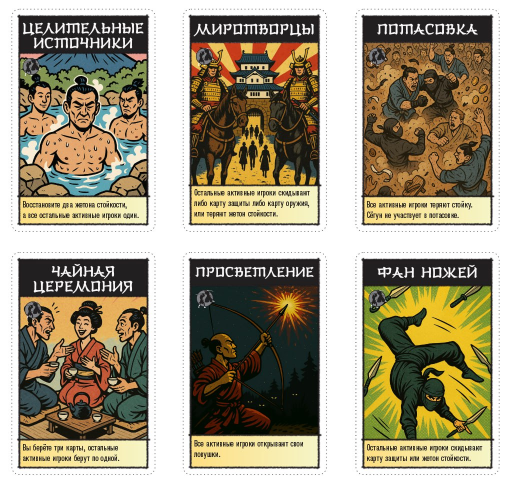
#> input picture ref/old/photo_2025-07-04_00-54-20.jpg, 1031 x 974 px (shown at 1/2 size)
$ python -i offset_check.py   (imports and definitions only)
#> lines starting #> are read from the running program, lines starting #| are printed output that depends on the picture
#!/usr/bin/env python3
# -*- coding: utf-8 -*-
"""Проверка арта по трём критериям пригодности к офсету.

Критерии выведены 31.08.2026 замером шести забракованных карт против двух
починенных (см. SKILL.md, раздел «Пригодность к офсету»):

  светлое поле   >= 20%   доля кадра с L*>75 после прогона через Fogra39
  контраст теней >= 6.0   среднее |L - локальное среднее| внутри L*<35

Третий критерий из SKILL.md - «один субъект занимает >= трети кадра» - здесь
НЕ проверяется, и это осознанно. Прокси через крупнейшую связную область
одного тона проверен и отвергнут: удачная «Метка убийцы» получает по нему 20%
и заваливается, а перегруженный «Победный удар» - 37% и проходит. Метрика
меряет самое большое однотонное пятно, а не доминирующий субъект. Доминанту
проверяет глаз на превью (шаг 5 скилла).

Крупнейшее пятно печатается справочно - как индикатор дробности, не как зачёт.

ОСТОРОЖНО С МЕЛКИМ ИСХОДНИКОМ. Ширина нормируется до 900 px, но информацию это
не возвращает: арт, отрисованный мелким, физически не содержит того штриха,
который меряет контраст теней. Замер 01.09.2026: одна и та же картинка даёт
6.6 L* при ширине 1048 и 5.2 при 518 - то есть панель из раскладки `proto`
занижает контраст примерно на 1.4 L*. Обратный апскейл не помогает (проверено:
4.5 до и после). Поэтому на панелях прототипа смотри светлое поле и дробность,
а контраст теней засчитывай по финальному апскейлу. Скрипт сам предупреждает,
если исходник уже 800 px.

Использование:
    py -3 .claude/skills/cardimg/offset_check.py <файл.png> [ещё файлы...]

Выход 0 - все файлы прошли, 1 - хотя бы один завален.
"""
import pathlib
import sys

import numpy as np
from PIL import Image, ImageCms
from scipy import ndimage as nd

ROOT = pathlib.Path(__file__).resolve().parents[3]
ICC = ROOT / "profiles" / "Coated_Fogra39L_VIGC_300.icc"

LIGHT_MIN = 20.0   # % кадра
SHADOW_MIN = 6.0   # L*

_srgb = ImageCms.createProfile("sRGB")
_lab = ImageCms.createProfile("LAB")
# [1 line that did not run here, left out]
# [2 lines that did not run here, left out]
# [2 lines that did not run here, left out]
_to_lab = ImageCms.buildTransform(_srgb, _lab, "RGB", "LAB")


def _flatten(im):
    """Альфу подкладываем на белую бумагу - печатать будут на белом."""
    if im.mode == "RGBA":
        bg = Image.new("RGB", im.size, (255, 255, 255))
        bg.paste(im, mask=im.split()[3])
        return bg
    return im.convert("RGB")


def measure(path):
    im = _flatten(Image.open(path))
#> in _flatten, returned value is the input picture: PIL image 1031x974 RGB; mean R, G, B 162.6, 153.6, 130.7
    src_width = im.width
#> src_width = 1031
    # нормируем ширину: «мелочь» и контраст должны быть сравнимы между артами
    width = 900
    im = im.resize((width, int(im.height * width / im.width)), Image.LANCZOS)
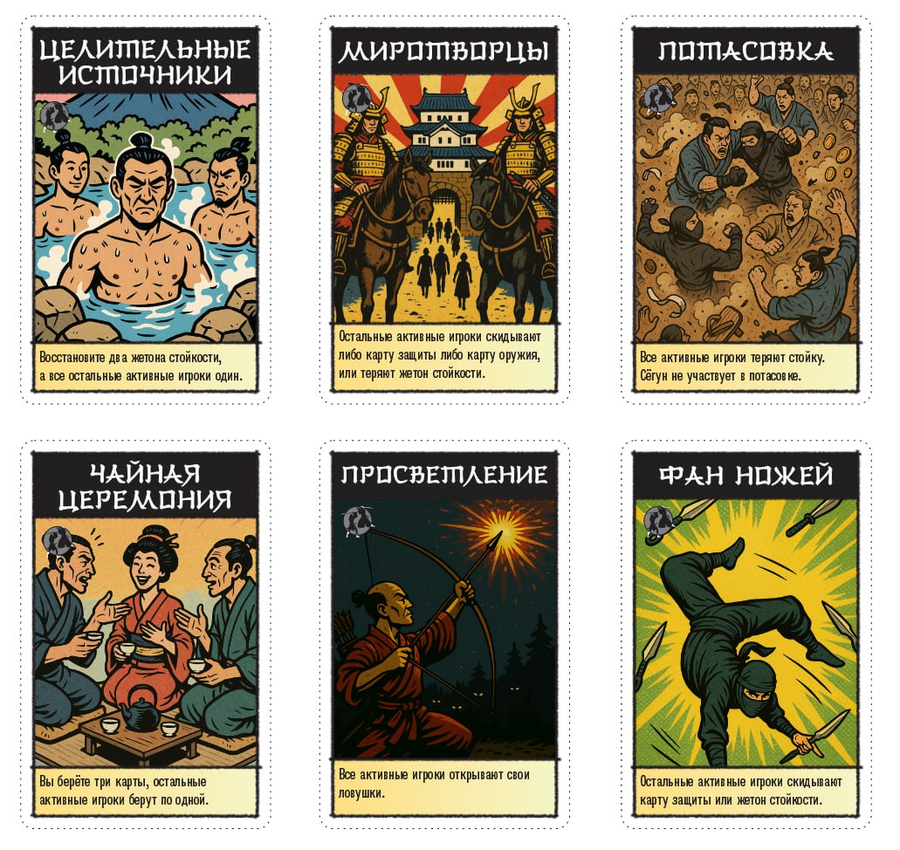
#> im: PIL image 900x850 RGB; mean R, G, B 162.5, 153.5, 130.8

#> (the run stopped early here; a loop or call above may not have finished)

$ run again, on ref/old/ref.jpg
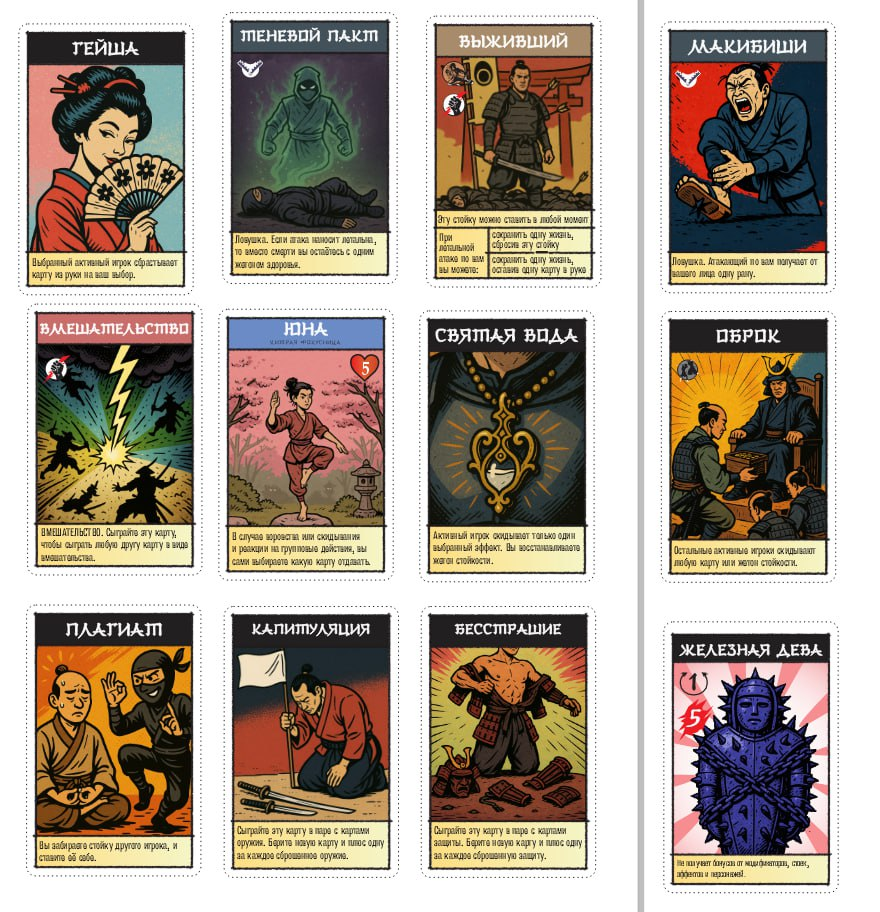
#> input picture ref/old/ref.jpg, 880 x 912 px
#> in _flatten, returned value is the input picture: PIL image 880x912 RGB; mean R, G, B 169.4, 157.8, 144.5
#> in measure, `im = im.resize((width, int(im.height * width / im.width)), Image.LANCZ..`:
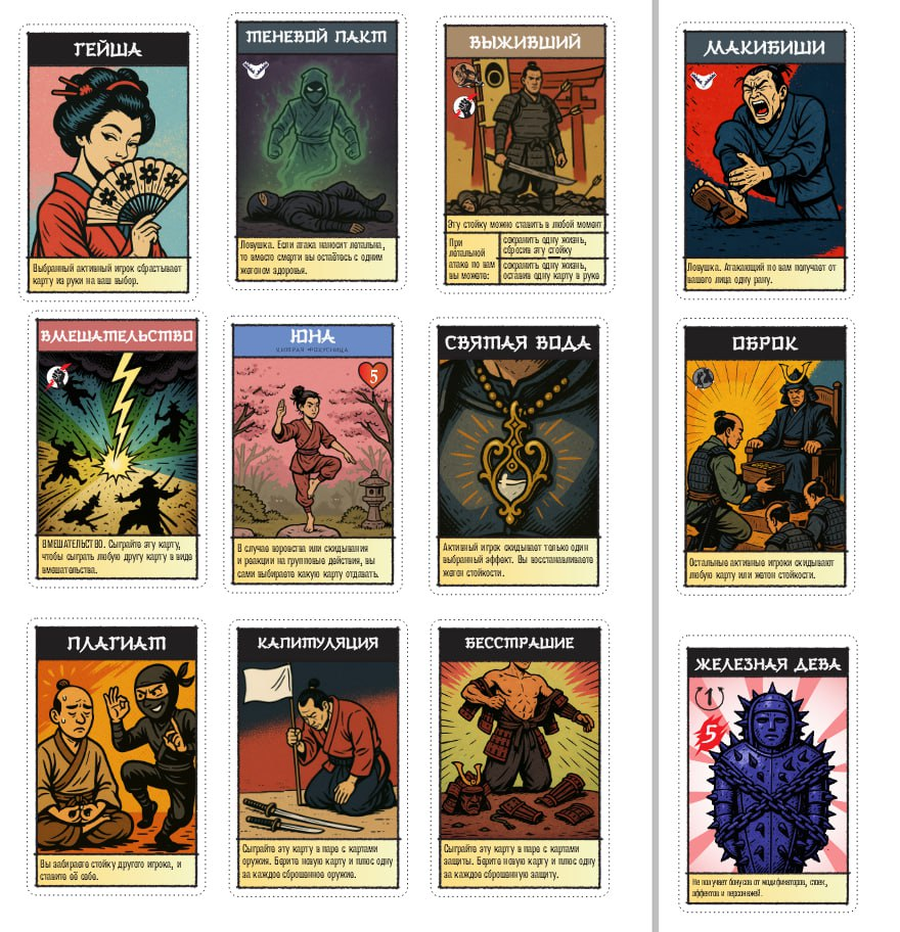
#> im: PIL image 900x932 RGB; mean R, G, B 169.2, 157.6, 144.5

$ run again, on ref/old/ref2.jpg
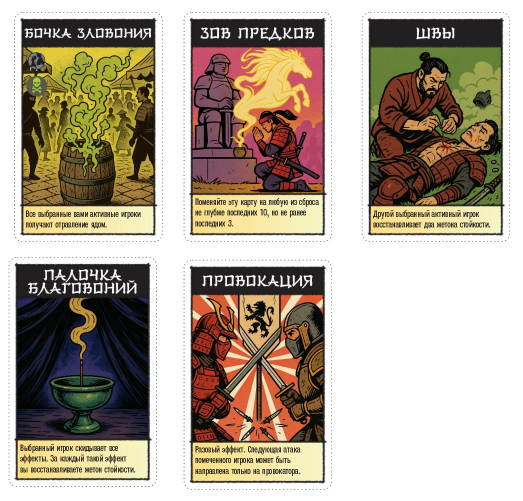
#> input picture ref/old/ref2.jpg, 1045 x 1002 px (shown at 1/2 size)
#> in _flatten, returned value is the input picture: PIL image 1045x1002 RGB; mean R, G, B 176.6, 165.1, 149.1
#> in measure, `im = im.resize((width, int(im.height * width / im.width)), Image.LANCZ..`:
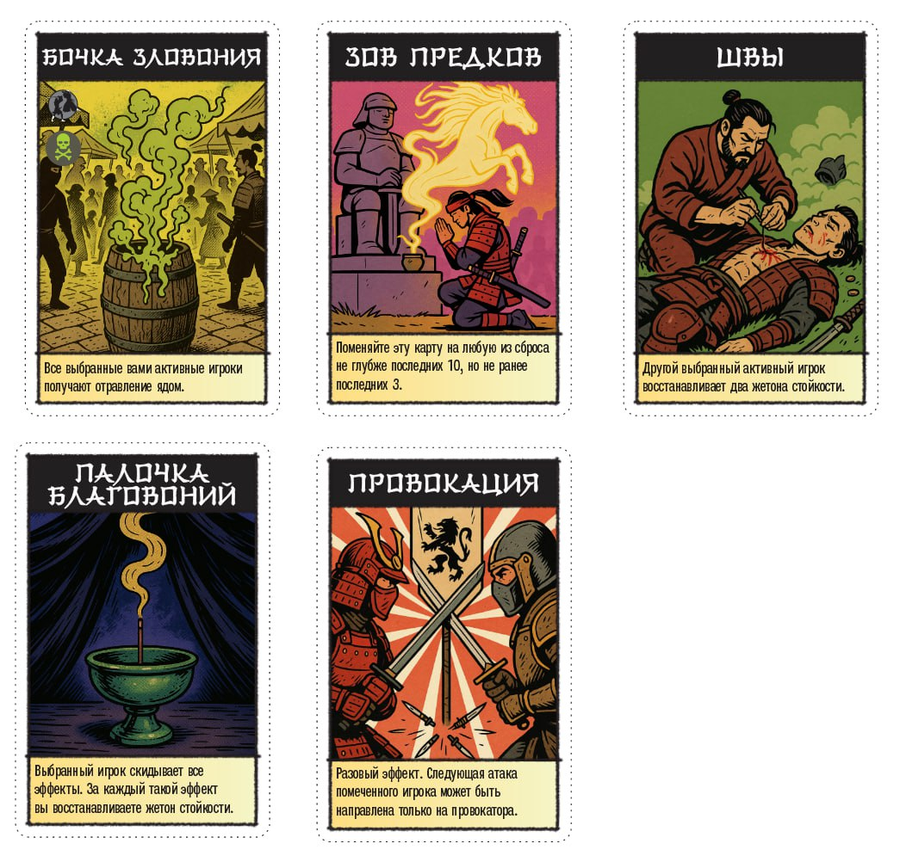
#> im: PIL image 900x862 RGB; mean R, G, B 176.5, 165.1, 149.2

$ run again, on ref/old/ChatGPT Image 3 мая 2026 г., 21_05_28.png
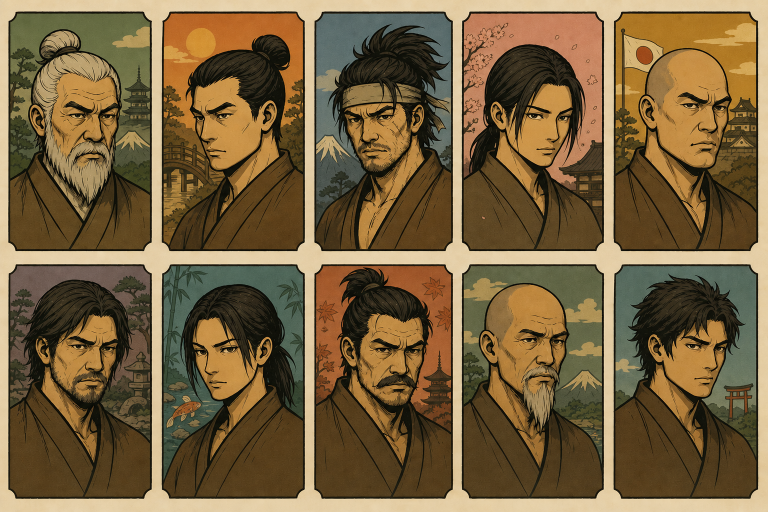
#> input picture ref/old/ChatGPT Image 3 мая 2026 г., 21_05_28.png, 1535 x 1024 px (shown at 1/2 size)
#> in _flatten, returned value is the input picture: PIL image 1535x1024 RGB; mean R, G, B 118.7, 97, 62
#> in measure, `im = im.resize((width, int(im.height * width / im.width)), Image.LANCZ..`:
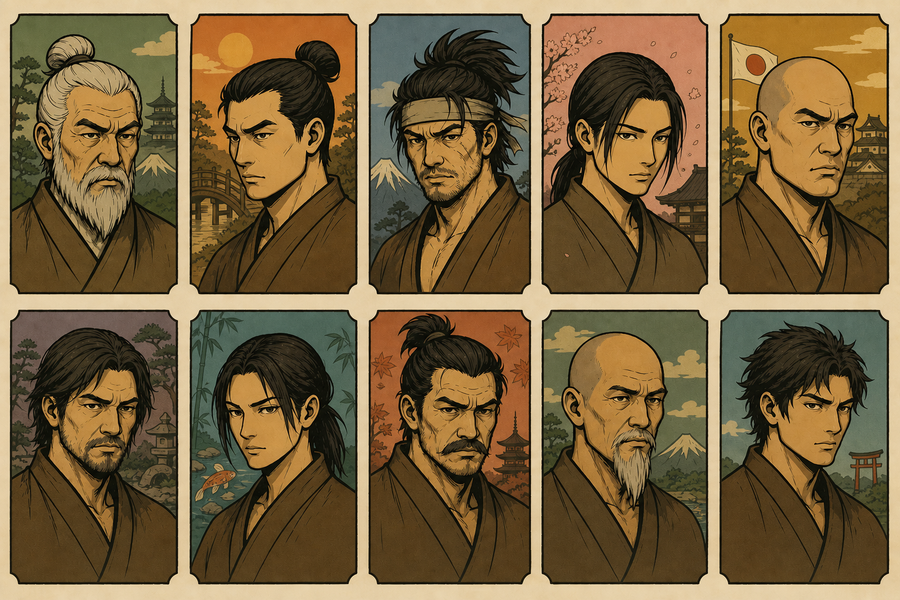
#> im: PIL image 900x600 RGB; mean R, G, B 118.8, 97, 62
